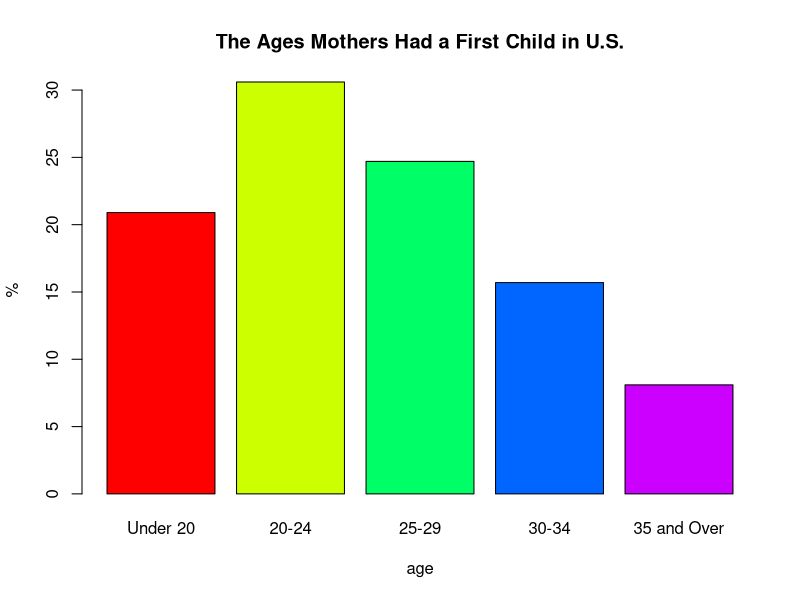
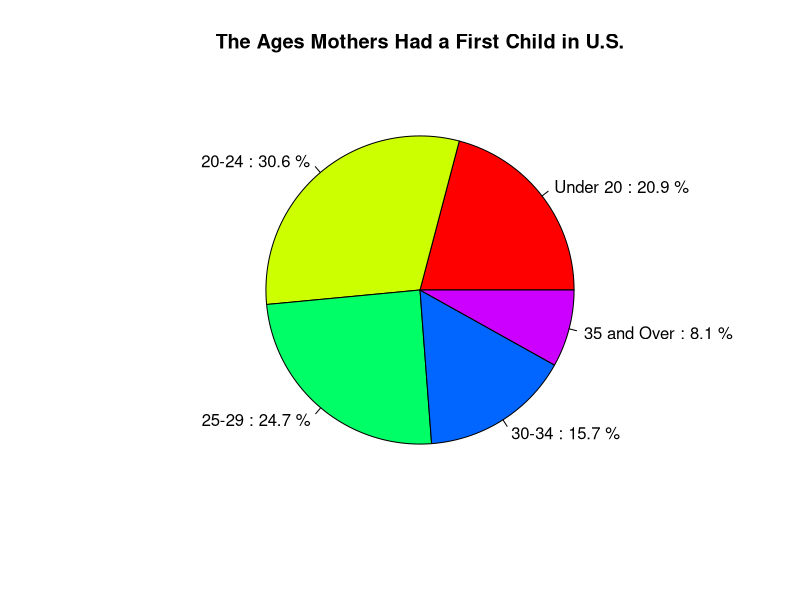
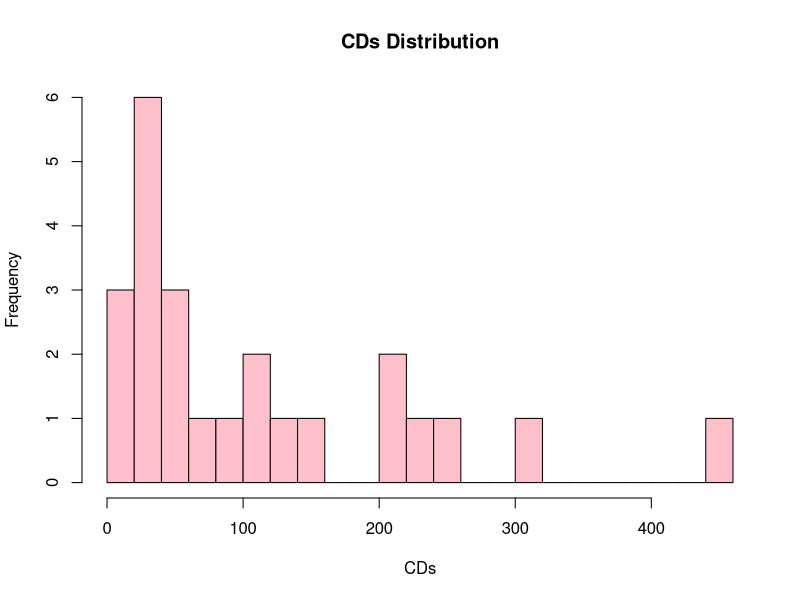
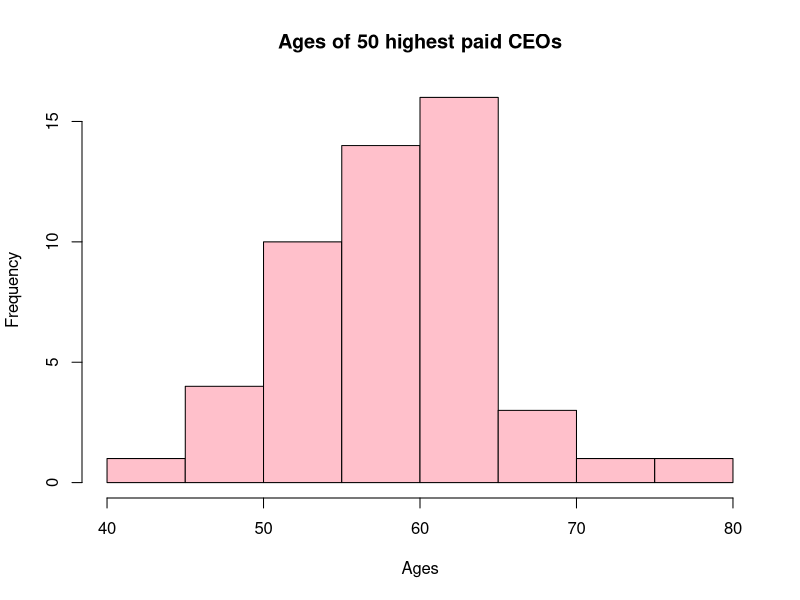
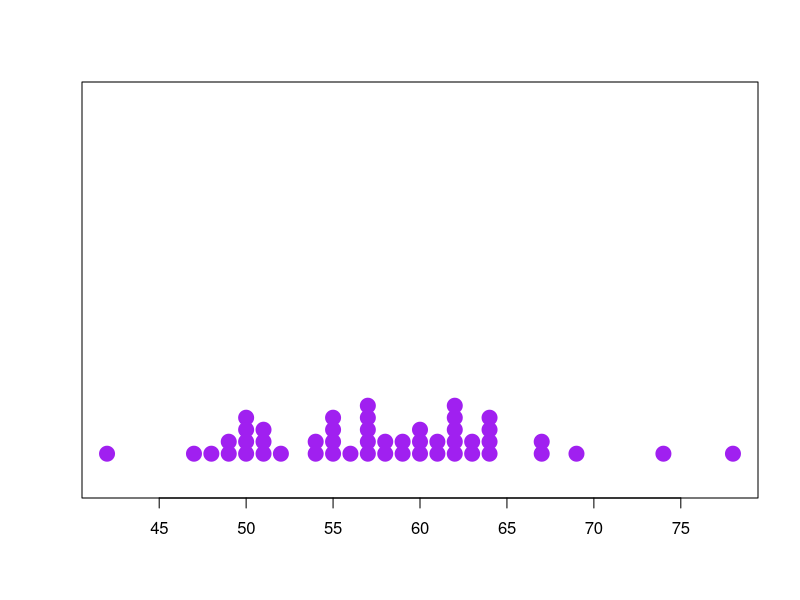
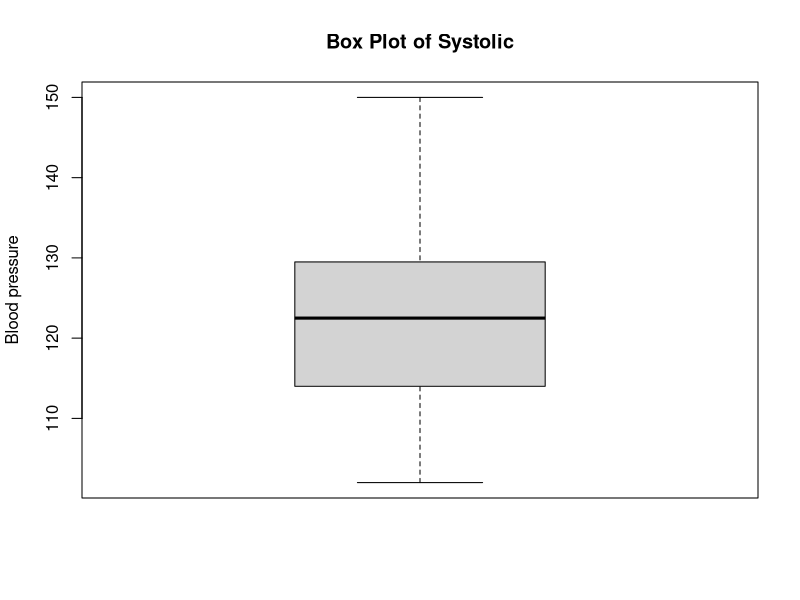
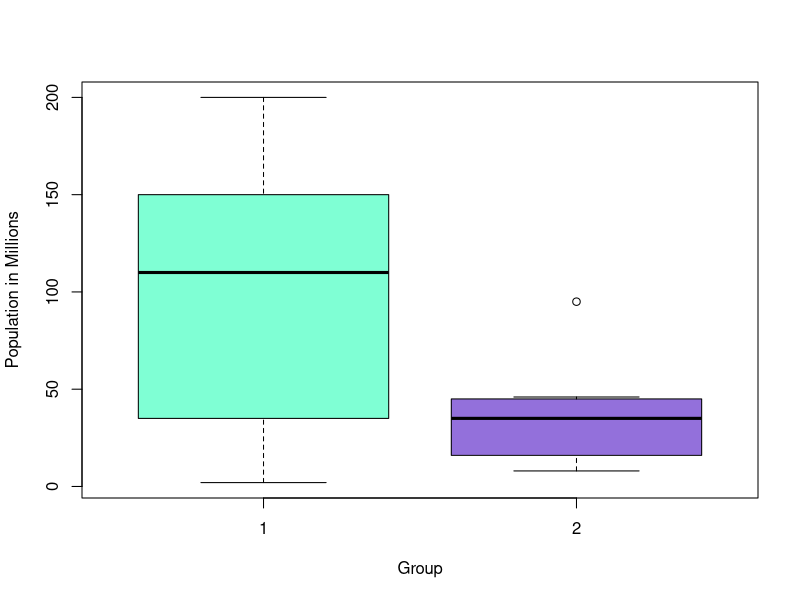

These figures' R source, in order:
## ---- chunk 1
1700/2470*100
## ---- chunk 2
1056/1700*100
## ---- chunk 3
300/657*100
## ---- chunk 4
41/113*100
## ---- chunk 5
rsho=c(20.9,30.6,24.7,15.7,8.1)
names(rsho)=c("Under 20","20-24","25-29","30-34","35 and Over")
barplot(rsho, main="The Ages Mothers Had a First Child in U.S.", col=rainbow(5),
        legend = rownames(rsho),xlab="age",ylab="%")
## ---- chunk 6
lb=paste(names(rsho),":",rsho,"%")
pie(rsho,labels=lb,main="The Ages Mothers Had a First Child in U.S.", col=rainbow(5))
## ---- chunk 7
mu=c(220,20,50,450,300,30,20,50,200,35,25,50,250,100,0,100,20,13,200,2,125,150,90,60)
stem(mu)
## ---- chunk 8
mu=c(220,20,50,450,300,30,20,50,200,35,25,50,250,100,0,100,20,13,200,2,125,150,90,60)
hist(mu,breaks=20,main='CDs Distribution',xlab="CDs",col="pink",right=F)
## ---- chunk 9
ceo=c(42,47,48,49,49,50,50,50,50,51,51,51,52,54,54,55,55,55,55,56,57,57,57,57,57,58,58,59,59,60,60,60,61,61,62,62,62,62,62,63,63,64,64,64,64,67,67,69,74,78)
hist(ceo,breaks=10,main='Ages of 50 highest paid CEOs',xlab="Ages",col="pink",right=F)
## ---- chunk 10
stem(ceo,scale=0.5)
## ---- chunk 11
stripchart(ceo, method = "stack", offset = .3, at = .15, pch = 19,cex=2,col="purple")
## ---- chunk 12
#library(outliers)
#outlier(ceo)
upper=summary(ceo)[5]+1.5*IQR(ceo)
lower=summary(ceo)[2]-1.5*IQR(ceo)
length(ceo[ceo>upper | ceo<lower])>0
## ---- chunk 13
blo=c(110,123,132,150,127,118,102,122)
summary(blo)[3]
## ---- chunk 14
summary(blo)[2]
summary(blo)[5]
## ---- chunk 15
IQR(blo)
## ---- chunk 16
upper2=summary(blo)[5]+1.5*IQR(blo)
lower2=summary(blo)[2]-1.5*IQR(blo)
blo[blo>upper2 | blo<lower2]
## ---- chunk 17
boxplot(blo,ylab="Blood pressure",main="Box Plot of Systolic")
## ---- chunk 18
g1=c(2,30,35,70,100,120,135,150,190,200)
summary(g1)
## ---- chunk 19
g2=c(8,12,16,29,35,40,45,46,95)
summary(g2)
## ---- chunk 20
rg=c(max(g1)-min(g1),max(g2)-min(g2))
names(rg)=c("Group1","Group2")
rg
## ---- chunk 21
boxplot(g1,g2,col=c("aquamarine","mediumpurple"),xlab="Group",ylab="Population in Millions",names=c("1","2"))
## ---- chunk 22
me=56 #平均值
sd=2 #標準差
## ---- chunk 23
me-2*sd
## ---- chunk 24
me+2*sd
## ---- chunk 25
me+sd
## ---- chunk 26
MyOutlierDetect=function(arg1,arg2){
  Student=read.csv('Student.csv')
  if (arg1=='GPA'){  
    upper3=summary(Student$GPA)[5]+1.5*IQR(Student$GPA, na.rm = T)
    lower3=summary(Student$GPA)[2]-1.5*IQR(Student$GPA, na.rm = T)
    if (arg2>upper3 | arg2<lower3) {
      return("YES")
    }else{
      return("NO")
    }
  }else if(arg1=='MissClass'){  
    upper3=summary(Student$MissClass)[5]+1.5*IQR(Student$MissClass, na.rm = T)
    lower3=summary(Student$MissClass)[2]-1.5*IQR(Student$MissClass, na.rm = T)
    if (arg2>upper3 | arg2<lower3) {
      return("YES")
    }else{
      return("NO")
    }
  }else if(arg1=='PartyDays'){  
    upper3=summary(Student$PartyDays)[5]+1.5*IQR(Student$PartyDays, na.rm = T)
    lower3=summary(Student$PartyDays)[2]-1.5*IQR(Student$PartyDays, na.rm = T)
    if (arg2>upper3 | arg2<lower3) {
      return("YES")
    }else{
      return("NO")
    }
  }else if(arg1=='StudyHrs'){  
    upper3=summary(Student$StudyHrs)[5]+1.5*IQR(Student$StudyHrs, na.rm = T)
    lower3=summary(Student$StudyHrs)[2]-1.5*IQR(Student$StudyHrs, na.rm = T)
    if (arg2>upper3 | arg2<lower3) {
      return("YES")
    }else{
      return("NO")
    }
  }
}
MyOutlierDetect('GPA' , 2)
MyOutlierDetect('GPA' , 3.2)
MyOutlierDetect('MissClass' , 3)
MyOutlierDetect('MissClass' , 1)
MyOutlierDetect('PartyDays' , 25)
MyOutlierDetect('PartyDays' , 5)
MyOutlierDetect('StudyHrs' , 50)
MyOutlierDetect('StudyHrs' , 20)
